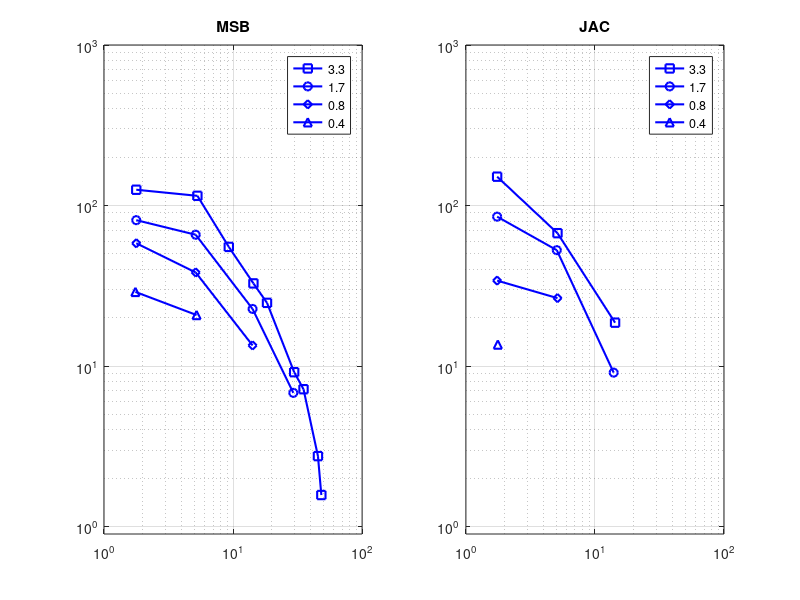

Write MATLAB code to recreate this figure. (Note: this script raises an error after producing the figure.)
function run_paper2_CrowellBanksUnpublishedExperiment
% Simulate experiment 3 of Crowell & Banks
%
% Syntax:
%   run_paper2_CrowellBanksUnpublishedExperiment
%
% Description:
%    Simulate experiment 3 (spatial summation experiment) of Crowell &
%    Banks (unpublished data)
% 
%
% Inputs:
%    None.
%
% Outputs:
%    None.
%
% Optional key/value pairs:
%    None.
%

% History
%    09/20/19  npc  Wrote it.

    plotHumanData();
    
    % How to split the computation
    % 0 (All mosaics), 1; (Largest mosaic), 2 (Second largest), 3 (all but
    % the 2 largest), or some specific spatial frequency, like 16
    computationInstance = 0;
    
    % Whether to compute responses
    computeMosaic = ~true;
    computeResponses = true;
    visualizeResponses = ~true;
    findPerformance = ~true;
    visualizePerformance = ~true;
    
    % Pupil diameter used
    pupilDiamMm = 2.5;                                  % Crowell & Banks employed a 2.5 mm artificial pupil
    
    % Mean luminance used
    luminanceCdM2 = 100;                                % Crowell & Banks employed 100 cd/m2 stimuli
    
    % Cycles/deg examined
    cyclesPerDegreeExamined = [5 14 28]; % [2.5 5 14 28];    % Crowell & Banks employed 1.75, 5, 14, and 28 c/deg.
    
    % Patch sizes examined
    patchSize2SigmaCycles = [3.3 1.7 0.8 0.4];          % Gabor patch sizes (2 x sigma in degrees) employed by Crowell & Banks
    
    % Performance for threshold
    thresholdCriterionFraction = 0.75;                  % Performance threshold employed by Crowell & Banks was 75%
    
    % Response instances to compute
    nTrainingSamples = 1032;                         % 1032 to signify the Crowell & Banks runs
    
    % Integration time to use: Here set to 5.0 ms, but 2.5 ms may be better 
    % for capturing the dynamics of fixationalEM
    integrationTimeMilliseconds = 5.0;
    
    % How long the stimulus is. We might be changing the duration. 100 ms is the default
    stimulusDurationInSeconds = 100/1000;
    % Frame rate in Hz. 10 Hz, so each frame is 100 msec long
    % Will need to change this to study shorter stimulus durations.
    frameRate = 10; 
    
    % Compute photocurrent responses
    computePhotocurrents = true;
    
    emPathType = 'randomNoSaccades';
    centeredEMPaths =  'atStimulusModulationMidPoint';
    
    % Signal on which to base performance
    performanceSignal = 'isomerizations'; % 'photocurrents';
    
    % Inference engine employed
    performanceClassifier = 'svmV1FilterBank';
    spatialPoolingKernelParams.type = 'V1QuadraturePair';
    spatialPoolingKernelParams.activationFunction = 'energy';
                
    
    % Assemble conditions list to be examined (different patch sizes)
    condIndex = 0;
    for k = 1:numel(patchSize2SigmaCycles)
        for kk = 1:numel(cyclesPerDegreeExamined)   
            condIndex = condIndex + 1;
            examinedCond(condIndex).label = sprintf('2 sigma = %2.1f cycles', patchSize2SigmaCycles(k));
            examinedCond(condIndex).patchSize2SigmaCycles = patchSize2SigmaCycles(k);
            examinedCond(condIndex).cyclesPerDegreeExamined = cyclesPerDegreeExamined(kk);
            
            switch (cyclesPerDegreeExamined(kk))
                case 2.5
                    examinedCond(condIndex).minimumMosaicFOVdegs = 3.94; % specify [] for mosaic that is matched to the stimulus
                case 5
                    examinedCond(condIndex).minimumMosaicFOVdegs = 1.97; % specify [] for mosaic that is matched to the stimulus
                case 14
                    examinedCond(condIndex).minimumMosaicFOVdegs = 0.98; 
                case 28
                    examinedCond(condIndex).minimumMosaicFOVdegs = 0.492; 
                otherwise
                    error('minimumMosaicFOVdegs not specified');
            end
        end
    
    end
    
    % Go
    examinedLegends = {};

    for condIndex = 1:numel(examinedCond)
        % Get default params
        params = getCSFPaper2DefaultParams(pupilDiamMm, integrationTimeMilliseconds, frameRate, stimulusDurationInSeconds, computationInstance);
        
        % Customize params
        params.luminances = luminanceCdM2;
        params.emPathType = emPathType;
        params.centeredEMPaths = centeredEMPaths;
        
        params.thresholdCriterionFraction = thresholdCriterionFraction;
        params.nTrainingSamples = nTrainingSamples;
        
        % Signal
        params.performanceSignal = performanceSignal;
        
        % Classifier
        params.performanceClassifier = performanceClassifier;
        params.spatialPoolingKernelParams.type = spatialPoolingKernelParams.type;
        params.spatialPoolingKernelParams.activationFunction = spatialPoolingKernelParams.activationFunction;
            
        % Update params
        cond = examinedCond(condIndex);

        examinedLegends{numel(examinedLegends)+1} = cond.label;
        
        % Stimulus patch size
        params.patchSize2SigmaCycles = cond.patchSize2SigmaCycles;
        
        % Also adjust stimulus pixels
        params.imagePixels = max([256 round(0.5*params.imagePixels * params.patchSize2SigmaCycles / 3.3)*2]);
        
        % Stimulus SF
        params.cyclesPerDegreeExamined = cond.cyclesPerDegreeExamined;
        
        % Mosaic size
        params.minimumMosaicFOVdegs = cond.minimumMosaicFOVdegs;
        
        % Keep the optical image size matched to the cone mosaic, not the
        % stimulus
        params.opticalImagePadSizeDegs = cond.minimumMosaicFOVdegs;
        
        % Adjust the 'svmV1FilterEnsemble' pooling params to match the
        % current 'patchSize2SigmaCycles'
        if (strcmp(performanceClassifier, 'svmV1FilterEnsemble'))
            ensembleFilterParams = struct(...
                        'spatialPositionsNum',  1, ...   % 1 results in a 3x3 grid, 2 in 5x5
                        'spatialPositionOffsetDegs', 0.028, ... 
                        'cyclesPerRFs', params.patchSize2SigmaCycles*2, ...           % each template contains 5 cycles of the stimulus
                        'orientations', 0);
            fNames = fieldnames(ensembleFilterParams);
            for fNameIndex = 1:numel(fNames)
                    fName = fNames{fNameIndex};
                    params.spatialPoolingKernelParams.(fName) = ensembleFilterParams.(fName);
            end
        end
        
        % Update params
        params = getRemainingDefaultParams(params, ...
            computePhotocurrents, computeResponses, computeMosaic, ...
            visualizeResponses, findPerformance, visualizePerformance); 

        % Go !
        [~,~, theFigData{condIndex}] = run_BanksPhotocurrentEyeMovementConditions(params);
    end % condIndex
    
end


function params = getRemainingDefaultParams(params, computePhotocurrents, computeResponses, computeMosaic, visualizeResponses, findPerformance, visualizePerformance)
                         
    % Simulation steps to perform
    params.computeMosaic = computeMosaic; 
    params.visualizeMosaic = ~true;
    
    params.computeResponses = computeResponses;
    params.computePhotocurrentResponseInstances = computePhotocurrents && computeResponses;
    params.visualizeResponses = visualizeResponses;
    params.visualizeResponsesWithSpatialPoolingSchemeInVideo = ~true;
    params.visualizeOuterSegmentFilters = ~true;
    params.visualizeSpatialScheme = ~true;
    params.visualizeOIsequence = ~true;
    params.visualizeOptics = ~true;
    params.visualizeStimulusAndOpticalImage = ~true;
    params.visualizeMosaicWithFirstEMpath = ~true;
    params.visualizeSpatialPoolingScheme = ~true;
    params.visualizeStimulusAndOpticalImage = ~true;
    params.visualizeDisplay = ~true;
    
    params.visualizeKernelTransformedSignals = ~true;
    params.findPerformance = findPerformance;
    params.visualizePerformance = visualizePerformance;
    params.deleteResponseInstances = ~true;
end

function plotHumanData()

load('CrowellBanksSubjects.mat');
figure(555)
subplot(1,2,1);
plot(CrowellBanksEx3MSB_33cycles.x, CrowellBanksEx3MSB_33cycles.y, 'bs-', 'LineWidth', 1.5);
hold on;
plot(CrowellBanksEx3MSB_17cycles.x, CrowellBanksEx3MSB_17cycles.y, 'bo-','LineWidth', 1.5);
plot(CrowellBanksEx3MSB_08cycles.x, CrowellBanksEx3MSB_08cycles.y, 'bd-','LineWidth', 1.5);
plot(CrowellBanksEx3MSB_04cycles.x, CrowellBanksEx3MSB_04cycles.y, 'b^-','LineWidth', 1.5);
set(gca, 'XScale', 'log', 'YScale', 'log');
set(gca, 'XLim', [1 100], 'YLim', [0.9 1000]);
legend({'3.3', '1.7', '0.8', '0.4'});
grid on
title('MSB');

subplot(1,2,2);
plot(CrowellBanksEx3JAC_33cycles.x, CrowellBanksEx3JAC_33cycles.y, 'bs-', 'LineWidth', 1.5);
hold on;
plot(CrowellBanksEx3JAC_17cycles.x, CrowellBanksEx3JAC_17cycles.y, 'bo-', 'LineWidth', 1.5);
plot(CrowellBanksEx3JAC_08cycles.x, CrowellBanksEx3JAC_08cycles.y, 'bd-', 'LineWidth', 1.5);
plot(CrowellBanksEx3JAC_04cycles.x, CrowellBanksEx3JAC_04cycles.y, 'b^-', 'LineWidth', 1.5);
set(gca, 'XScale', 'log', 'YScale', 'log');
set(gca, 'XLim', [1 100], 'YLim', [0.9 1000]);
legend({'3.3', '1.7', '0.8', '0.4'});
title('JAC');
grid on
end

